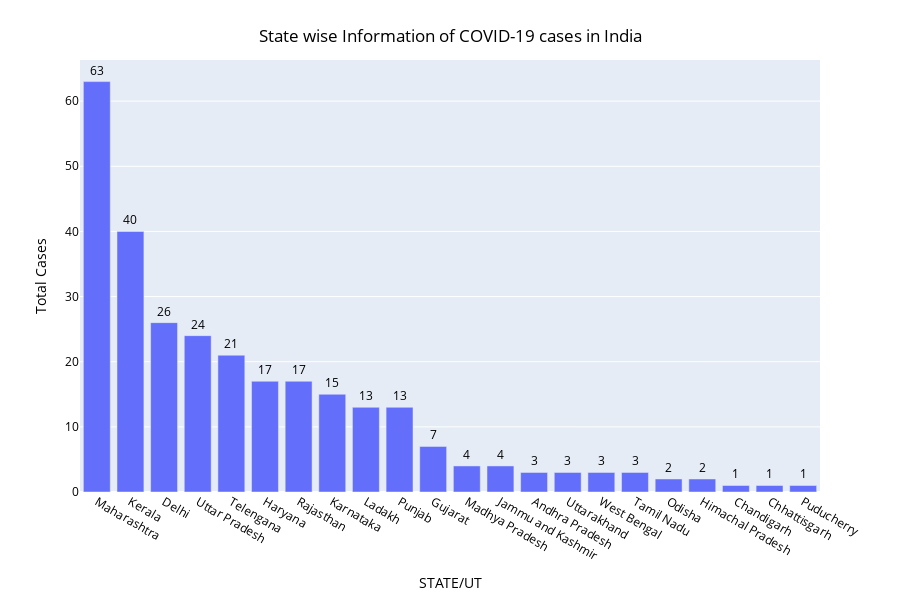

Write notebook code for a chart like this one.
### Code cell
fig = px.bar(df3, x='STATE/UT', y='TOTAL CASES', text=df3['TOTAL CASES'],
            hover_data=['DEAD', 'DISCHARGED'],
            labels={'TOTAL CASES':'Total Cases'}, height=600)
fig.update_traces(texttemplate='%{text:s}', textposition='outside')
fig.update_layout(title = {
    'text': 'State wise Information of COVID-19 cases in India',
    'y':0.95,
    'x':0.5,
    'xanchor': 'center',
    'yanchor': 'top'
},
    font=dict(
        color="black"
    )
)

fig.show()

### Figure 1 — Plotly figure (JSON) as saved in the notebook; plotly's stock layout.template omitted (floating-point values rounded to 4 significant figures)
{"data": [{"alignmentgroup": "True", "customdata": [[1, 0], [0, 3], [1, 5], [0, 9], [0, 1], [0, 0], [0, 3], [1, 1], [0, 0], [1, 0], [0, 0], [0, 0], [0, 0], [0, 0], [0, 0], [0, 0], [0, 1], [0, 0], [0, 0], [0, 0], [0, 0], [0, 0]], "hoverlabel": {"namelength": 0}, "hovertemplate": "STATE/UT=%{x}<br>Total Cases=%{text}<br>DEAD=%{customdata[0]}<br>DISCHARGED=%{customdata[1]}", "legendgroup": "", "marker": {"color": "#636efa"}, "name": "", "offsetgroup": "", "orientation": "v", "showlegend": false, "text": [63, 40, 26, 24, 21, 17, 17, 15, 13, 13, 7, 4, 4, 3, 3, 3, 3, 2, 2, 1, 1, 1], "textposition": "outside", "texttemplate": "%{text:s}", "type": "bar", "x": ["Maharashtra", "Kerala", "Delhi", "Uttar Pradesh", "Telengana", "Haryana", "Rajasthan", "Karnataka", "Ladakh", "Punjab", "Gujarat", "Madhya Pradesh", "Jammu and Kashmir", "Andhra Pradesh", "Uttarakhand", "West Bengal", "Tamil Nadu", "Odisha", "Himachal Pradesh", "Chandigarh", "Chhattisgarh", "Puducherry"], "xaxis": "x", "y": [63, 40, 26, 24, 21, 17, 17, 15, 13, 13, 7, 4, 4, 3, 3, 3, 3, 2, 2, 1, 1, 1], "yaxis": "y"}], "layout": {"barmode": "relative", "font": {"color": "black"}, "height": 600, "legend": {"tracegroupgap": 0}, "margin": {"t": 60}, "title": {"text": "State wise Information of COVID-19 cases in India", "x": 0.5, "xanchor": "center", "y": 0.95, "yanchor": "top"}, "xaxis": {"anchor": "y", "domain": [0, 1], "title": {"text": "STATE/UT"}}, "yaxis": {"anchor": "x", "domain": [0, 1], "title": {"text": "Total Cases"}}}}
